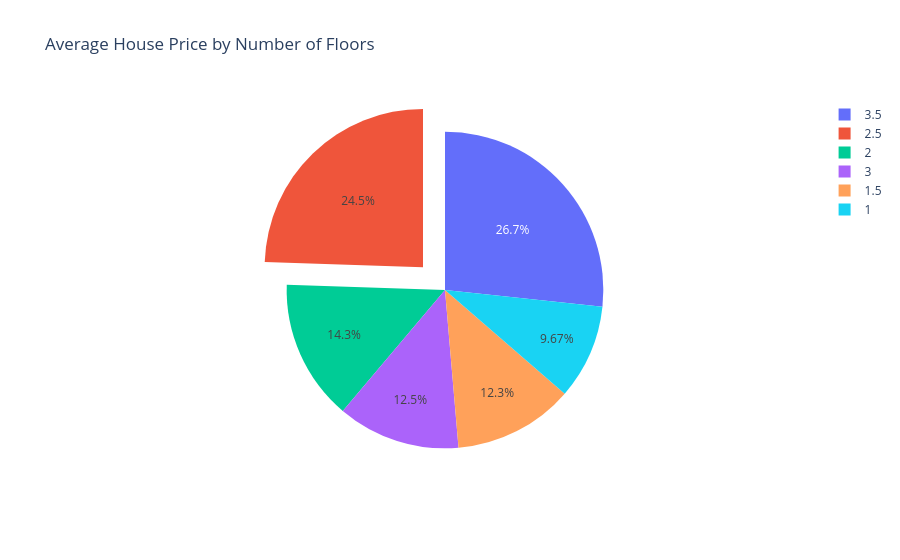

This figure's notebook cell:
### Code cell
#To analyze  how the number of floors in a house affects its average price."
group=df.groupby('number of floors')['Price'].mean().reset_index()
fig=px.pie(group,names='number of floors',values='Price',
           title='Average House Price by Number of Floors ')
fig.update_traces(pull=[0, 0, 0, 0.2, 0])
fig.show()

### Figure 1 — Plotly figure (JSON) as saved in the notebook; plotly's stock layout.template omitted (floating-point values rounded to 4 significant figures)
{"data": [{"domain": {"x": [0, 1], "y": [0, 1]}, "hovertemplate": "number of floors=%{label}<br>Price=%{value}<extra></extra>", "labels": [1, 1.5, 2, 2.5, 3, 3.5], "legendgroup": "", "name": "", "pull": [0, 0, 0, 0.2, 0], "showlegend": true, "type": "pie", "values": [437000.0, 554900.0, 648400.0, 1106000.0, 566300.0, 1205875]}], "layout": {"autosize": true, "legend": {"tracegroupgap": 0}, "title": {"text": "Average House Price by Number of Floors "}}}
